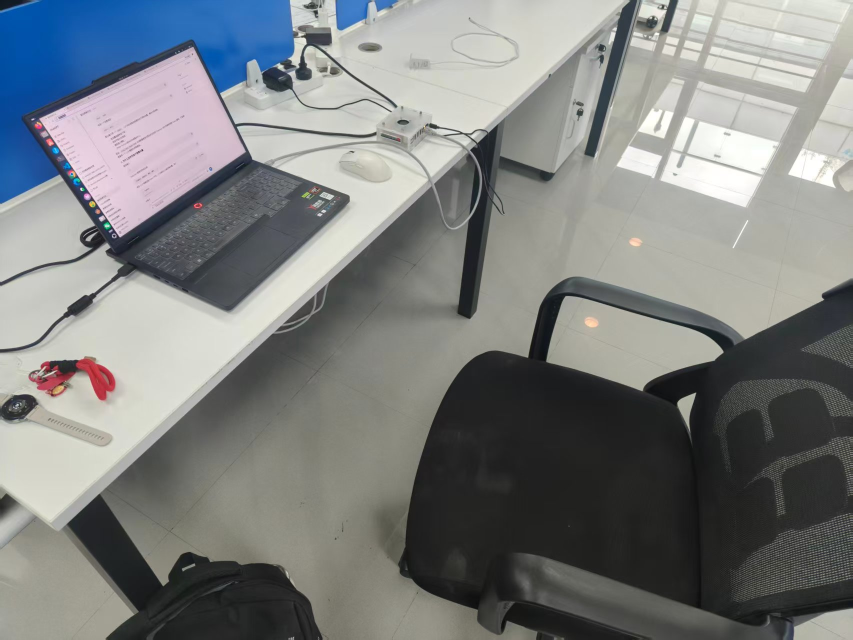
#> input picture data/samples/test.jpg, 1706 x 1279 px (shown at 1/2 size)
$ python detect_int8.py
#> lines starting #> are read from the running program, lines starting #| are printed output that depends on the picture
from pathlib import Path

import cv2
import numpy as np
from rknn.api import RKNN


ROOT = Path(__file__).resolve().parents[2]
ONNX_MODEL = str(ROOT / "models/onnx/yolov8s-worldv2_indoor_split.onnx")
DATASET = str(ROOT / "data/calibration/dataset.txt")
IMAGE = str(ROOT / "data/samples/test.jpg")
OUTPUT_IMAGE = str(ROOT / "results/test_int8_result.jpg")

IMG_SIZE = 640
CONF = 0.25
IOU = 0.7

CLASSES = [
    "chair",
    "sofa",
    "table",
    "cabinet",
    "shelf",
    "monitor",
    "computer",
    "television",
    "plant",
    "trash can",
    "door",
    "desk",
]


def letterbox(image, size=640):
    h, w = image.shape[:2]

    scale = min(size / w, size / h)

    new_w = int(round(w * scale))
    new_h = int(round(h * scale))

    resized = cv2.resize(
        image,
        (new_w, new_h),
        interpolation=cv2.INTER_LINEAR,
    )

    canvas = np.full(
        (size, size, 3),
        114,
        dtype=np.uint8,
    )

    left = (size - new_w) // 2
    top = (size - new_h) // 2

    canvas[
        top:top + new_h,
        left:left + new_w
    ] = resized

    return canvas, scale, left, top


# [129 lines left out: functions xywh_to_xyxy, nms, postprocess, not called in this run]


def main():

    # --------------------------------------------------
    # 图片
    # --------------------------------------------------

    image_bgr = cv2.imread(IMAGE)
#> image_bgr is the input picture: shape (1279, 1706, 3); mean B, G, R 128, 128.1, 125.2

    if image_bgr is None:
        raise FileNotFoundError(IMAGE)

    original_h, original_w = image_bgr.shape[:2]
#> original_h = 1279; original_w = 1706

    image_rgb = cv2.cvtColor(
        image_bgr,
        cv2.COLOR_BGR2RGB,
    )

    input_image, scale, left, top = letterbox(
        image_rgb,
        IMG_SIZE,
    )
#> in letterbox, `resized = cv2.resize( image, (new_w, new_h), interpolation=cv2.INTER_L..`:
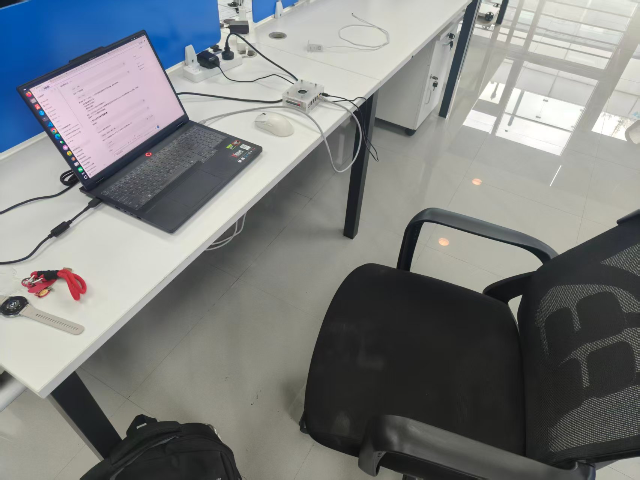
#> resized: shape (480, 640, 3); mean R, G, B 125.1, 128, 127.9
#> in letterbox, `canvas[ top:top + new_h, left:left + new_w ] = resized`:
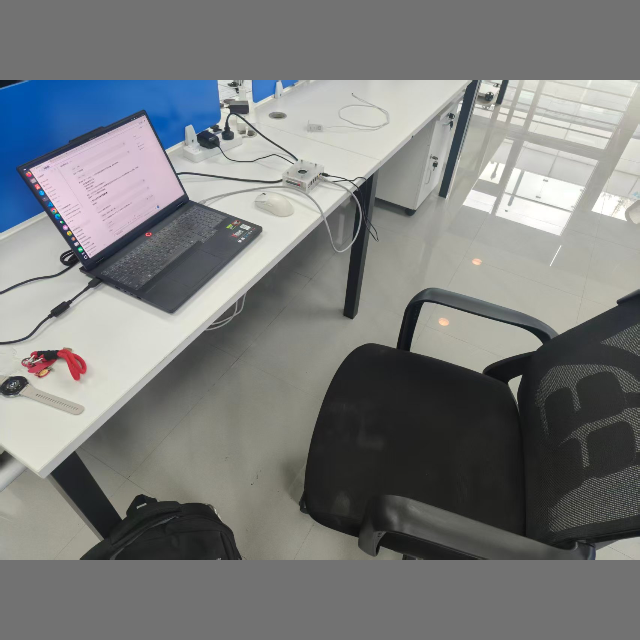
#> canvas: shape (640, 640, 3); mean R, G, B 122.3, 124.5, 124.4
#> scale = 0.375; left = 0; top = 80

    input_image = np.expand_dims(
        input_image,
        axis=0,
    )

    print("原图:", original_w, "x", original_h)
#| 原图: 1706 x 1279
    print("RKNN输入:", input_image.shape)
#| RKNN输入: (1, 640, 640, 3)

    # --------------------------------------------------
    # RKNN INT8
    # --------------------------------------------------

    rknn = RKNN(verbose=False)

    ret = rknn.config(
        target_platform="rk3588",
        mean_values=[[0, 0, 0]],
        std_values=[[255, 255, 255]],
    )

    if ret != 0:
        raise RuntimeError(
            f"config failed: {ret}"
        )

    ret = rknn.load_onnx(
        model=ONNX_MODEL
    )

    if ret != 0:
        raise RuntimeError(
            f"load_onnx failed: {ret}"
        )

    print("构建 INT8 模型...")

    ret = rknn.build(
        do_quantization=True,
        dataset=DATASET,
    )

    if ret != 0:
        raise RuntimeError(
            f"build failed: {ret}"
        )

    ret = rknn.init_runtime()

    if ret != 0:
        raise RuntimeError(
            f"init_runtime failed: {ret}"
        )

    print("开始推理...")

    outputs = rknn.inference(
        inputs=[input_image],
        data_format=["nhwc"],
    )

    rknn.release()

    print("输出数量:", len(outputs))

    for i, output in enumerate(outputs):
        print(
            f"output[{i}]",
            output.shape,
            "min=",
            float(output.min()),
            "max=",
            float(output.max()),
        )

    boxes_output = outputs[0]
    scores_output = outputs[1]

    # --------------------------------------------------
    # 后处理
    # --------------------------------------------------

    results = postprocess(
        boxes_output,
        scores_output,
        scale,
        left,
        top,
        original_w,
        original_h,
    )

    print()
    print("========== INT8检测结果 ==========")

    if not results:
        print("没有检测到目标")

    for result in results:
        print(
            result["class_name"],
            f'{result["confidence"]:.6f}',
            [
                round(v, 2)
                for v in result["box"]
            ],
        )

    # --------------------------------------------------
    # 画框
    # --------------------------------------------------

    draw = image_bgr.copy()

    for result in results:

        x1, y1, x2, y2 = [
            int(round(v))
            for v in result["box"]
        ]

        label = (
            f'{result["class_name"]} '
            f'{result["confidence"]:.2f}'
        )

        cv2.rectangle(
            draw,
            (x1, y1),
            (x2, y2),
            (0, 255, 0),
            2,
        )

        cv2.putText(
            draw,
            label,
            (x1, max(20, y1 - 8)),
            cv2.FONT_HERSHEY_SIMPLEX,
            0.7,
            (0, 255, 0),
            2,
            cv2.LINE_AA,
        )

    cv2.imwrite(
        OUTPUT_IMAGE,
        draw,
    )

    print()
    print("检测结果图片已保存：")
    print(OUTPUT_IMAGE)


if __name__ == "__main__":
    main()
#> (the call stopped at in main, `rknn = RKNN(verbose=False)`: rknn is not available in this run)
